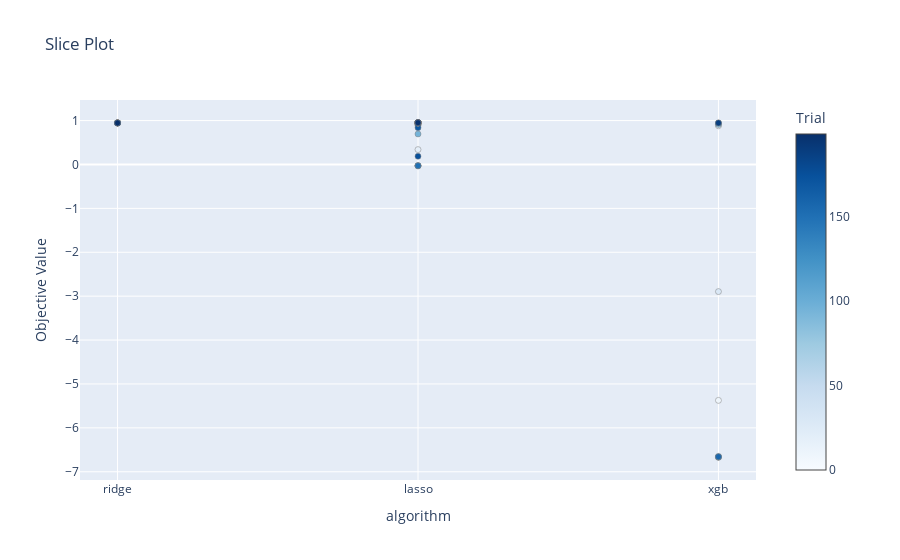

The notebook cell saved with this chart:
### Code cell
fig = optuna.visualization.plot_slice(study, params = ['algorithm'])

fig.show()

### Figure 1 — Plotly figure (JSON) as saved in the notebook; plotly's stock layout.template omitted (floating-point values rounded to 4 significant figures; data arrays with more than 128 entries replaced by an {"elided": "..."} marker saying what was removed)
{"data": [{"marker": {"color": {"elided": "200 int values"}, "colorbar": {"title": {"text": "Trial"}, "x": 1, "xpad": 40}, "colorscale": [[0, "rgb(247,251,255)"], [0.125, "rgb(222,235,247)"], [0.25, "rgb(198,219,239)"], [0.375, "rgb(158,202,225)"], [0.5, "rgb(107,174,214)"], [0.625, "rgb(66,146,198)"], [0.75, "rgb(33,113,181)"], [0.875, "rgb(8,81,156)"], [1, "rgb(8,48,107)"]], "line": {"color": "Grey", "width": 0.5}}, "mode": "markers", "name": "Feasible Trial", "showlegend": false, "type": "scatter", "x": {"elided": "200 str values"}, "y": {"elided": "200 float values"}}], "layout": {"title": {"text": "Slice Plot"}, "xaxis": {"categoryarray": ["ridge", "lasso", "xgb"], "categoryorder": "array", "title": {"text": "algorithm"}, "type": "category"}, "yaxis": {"title": {"text": "Objective Value"}}}}
